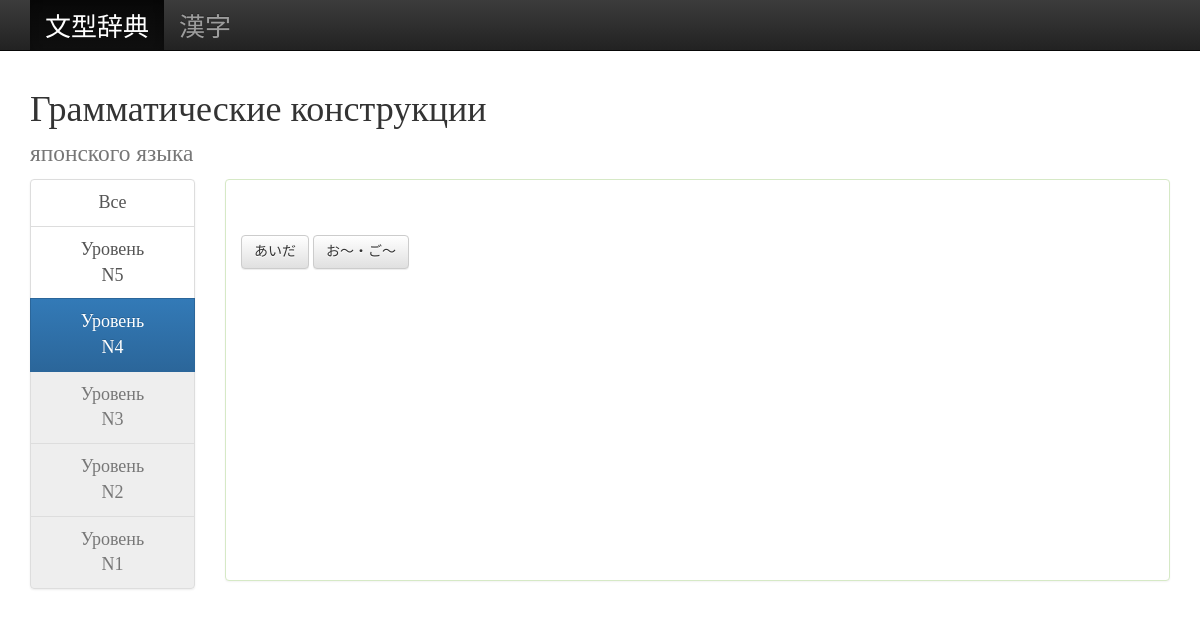
Page /level/4/ on the earlier database version.
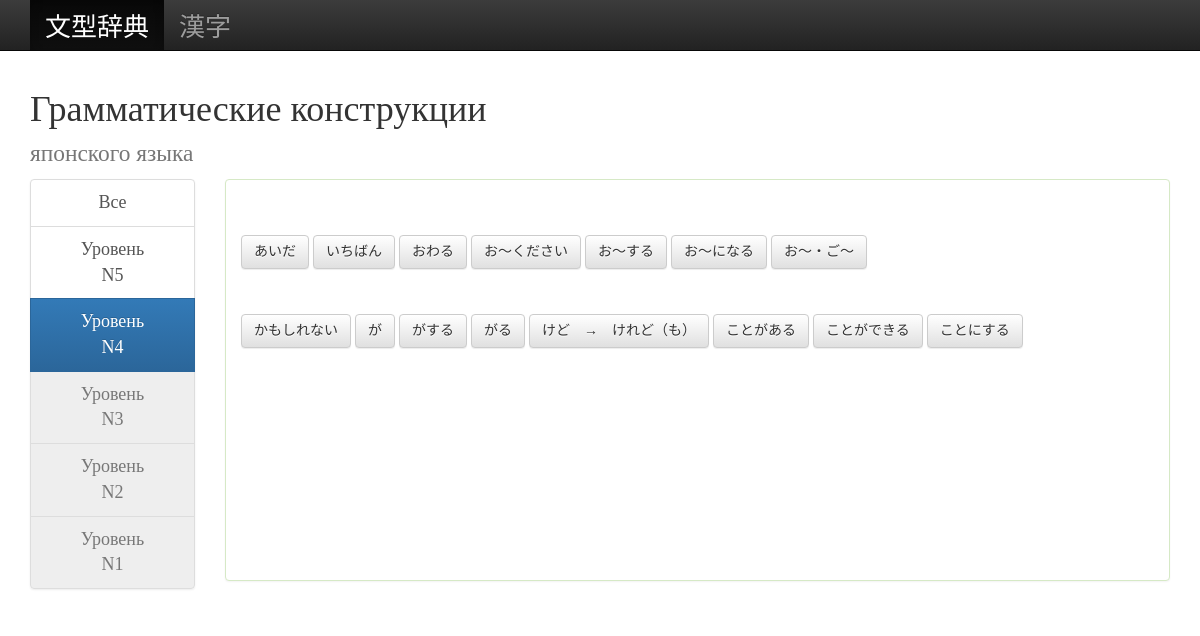
Same page on the later database version.
### words/models.py (models this page shows, shortened)
class Word(models.Model):
    word_jap = models.CharField(max_length=300)
    ext_of = models.ForeignKey(Base, related_name='words')

### words/views.py (the view)
# urls.py: url(r'^level/(?P<level>[0-9]+)/$', LevelView.as_view(), name='level'),
class LevelView(TemplateView):
    template_name = 'by_level.html'
    def get_context_data(self, **kwargs):
        context = super(LevelView, self).get_context_data(**kwargs)
        all_subs = SubWord.objects.all()
        counts = [0 for i in range(1, 6)]
        for sw in all_subs:
            counts[sw.level - 1] += 1
        context['count_by_level'] = [{'level': str(i), 'count': counts[i - 1]} for i in range(1, 6)]
        context['level'] = kwargs['level']
        context['section'] = 'jiten'
        context['words'] = Word.objects.filter(subs__level=kwargs['level']).order_by('ext_of__word_jap').order_by('word_jap').distinct().select_related('ext_of')
        return context

### words/templates/by_level.html (shortened to what this page needs)
{% extends 'base.html' %}
{% load static %}
{% block menu %}
  <div class="col-sm-2 hidden-xs">
      <div class="list-group text-center">
      <a href="/" class="list-group-item{% if not level %} active{% endif %}">Все</a>
      {% for cn in count_by_level|dictsortreversed:"level" %}
          <a class="list-group-item {% if level == cn.level %}active{% endif %}{% if cn.count == 0 %} disabled{% endif %}" href="{% if cn.count > 0 %}{% url 'level' cn.level %}{% else %}#{% endif %}">Уровень<br>N{{cn.level}}</a>
      {% endfor %}
      </div>
  </div>
{% endblock menu %}
{% block content %}
<div class="col-sm-10">
  <div class="panel panel-success">
    <div class="panel-body">
      {% for w in words %}
      {% ifchanged w.ext_of %}
        <div class="kata-sym" style="background-image: url({% static 'img/hiragana-chart.png' %}); background-position: -14px -{{ w.ext_of.img_offset }}px;"></div>
      {% endifchanged %}
      <a href="{% url 'subwords' %}?id={{w.id}}&level={{level}}" class="btn btn-default">{{ w.word_jap }}</a>
      {% endfor %}
    </div>
  </div>
</div>
{% endblock content %}

### words/templates/base.html (shortened to what this page needs)
<!DOCTYPE html>
<html lang="en">
  <head>
    {% load static %}
    <link href="{% static 'css/bootstrap.min.css' %}" rel="stylesheet">
    <link href="{% static 'css/style.css' %}" rel="stylesheet">
    <link href="{% static 'css/bootstrap-theme.min.css' %}" rel="stylesheet">
  </head>
  <body>
    <nav class="navbar navbar-inverse navbar-fixed-top">
      <div class="container">
        <div id="navbar" class="navbar-collapse collapse">
          <ul class="nav navbar-nav">
            <li {% if section == 'jiten' %}class="active"{% endif %}><a href="/">文型辞典</a></li>
            <li {% if section == 'kanji' %}class="active"{% endif %}><a href="{% url 'kanji_by_level' 5 %}">漢字</a></li>
          </ul>
        </div>
      </div>
    </nav>
    <div class="container theme-showcase" role="main">
      {% block title %}
      <h1>Грамматические конструкции<br><small>японского языка</small></h1>
      {% endblock title %}
      <div class="row">
        {% block menu %}
        {% endblock menu %}
        {% block content %}
        {% endblock content %}
      </div>
    </div>
  </body>
</html>

### words/static/css/style.css (style rules this page uses)
body { margin-top: 70px; background: url(../img/bg.png); }
.kata-sym { height: 40px; width: 40px; }
ul { list-style: none; }
h1 { color: #333; }
.list-group, h1, .mobile-hide, .back-link, .panel-success em { font-family: Pattaya; }
.list-group { font-size: 18px; }
.navbar, .navbar-brand { font-size: 26px; }
.panel-success { font-size: 16px; }
.panel-success { font-family: irohamaru; }
.panel-success { min-height: 402px; }
.panel .btn-default { margin-bottom: 5px; }

Differences in the rows shown:
added Word: word_jap "いちばん"
added Word: word_jap "おわる"
added Word: word_jap "お～ください"
added Word: word_jap "お～する"
added Word: word_jap "お～になる"
added Word: word_jap "かもしれない"
now on this page (row unchanged): Word: word_jap "が"
added Word: word_jap "がする"
added Word: word_jap "がる"
added Word: word_jap "けど → けれど（も）"
added Word: word_jap "ことがある"
added Word: word_jap "ことができる"
added Word: word_jap "ことにする"
